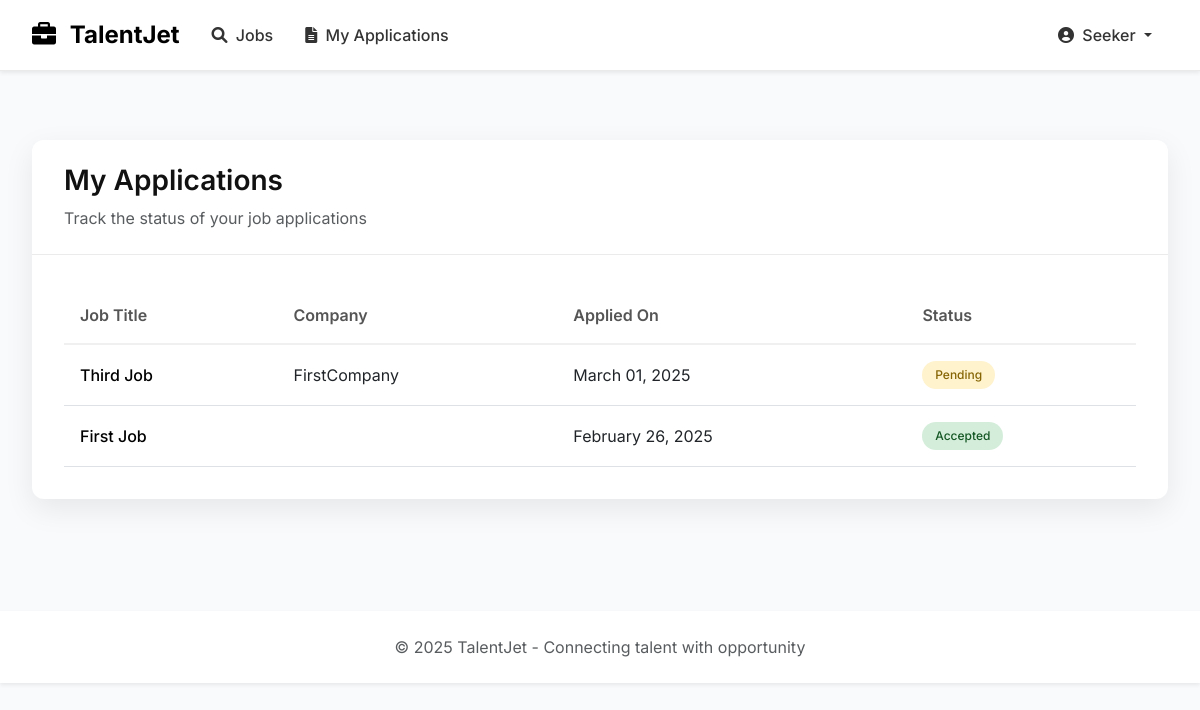
Page /applications/my/ (signed in) on the committed database.
### users/models.py (models this page shows, shortened)
class CustomUser(AbstractUser):
    ROLE_CHOICES = (
        ('job_seeker', 'Job Seeker'),
        ('recruiter', 'Recruiter'),
    )
    role = models.CharField(max_length=20, choices=ROLE_CHOICES, default='job_seeker')
    company = models.CharField(max_length=100, blank=True, null=True)  # Company for recruiters
    experience = models.TextField(blank=True, null=True)  # Experience for job seekers
    company_name = models.CharField(max_length=255, blank=True)
    company_website = models.URLField(blank=True)
    company_description = models.TextField(blank=True)
    company_size = models.CharField(max_length=50, blank=True)
    company_industry = models.CharField(max_length=100, blank=True)
    company_logo = models.ImageField(upload_to='company_logos/', blank=True, null=True)

### applications/models.py (models this page shows, shortened)
class Application(models.Model):
    STATUS_CHOICES = (
        ('pending', 'Pending'),
        ('accepted', 'Accepted'),
        ('rejected', 'Rejected'),
    )
    job = models.ForeignKey(Job, on_delete=models.CASCADE, related_name='applications')
    applicant = models.ForeignKey(settings.AUTH_USER_MODEL, on_delete=models.CASCADE, related_name='applications')
    applied_at = models.DateTimeField(default=timezone.now)
    status = models.CharField(max_length=10, choices=STATUS_CHOICES, default='pending')
    class Meta:
        ordering = ['-applied_at']
        unique_together = ['job', 'applicant']  # Prevent duplicate applications

### jobs/models.py (models this page shows, shortened)
class Job(models.Model):
    JOB_TYPES = (
        ('full_time', 'Full Time'),
        ('part_time', 'Part Time'),
        ('contract', 'Contract'),
    )
    EXPERIENCE_LEVELS = (
        ('entry', 'Entry Level'),
        ('mid', 'Mid Level'),
        ('senior', 'Senior Level'),
    )
    title = models.CharField(max_length=255)
    company = models.CharField(max_length=255, blank=True, default="")
    description = models.TextField()
    location = models.CharField(max_length=100, blank=True)
    experience_level = models.CharField(max_length=20, choices=EXPERIENCE_LEVELS, default='entry')
    job_type = models.CharField(max_length=20, choices=JOB_TYPES, default='full_time')
    salary = models.CharField(max_length=100, blank=True, help_text="E.g., $50K-$70K or Competitive")
    posted_at = models.DateTimeField(auto_now_add=True)
    recruiter = models.ForeignKey(CustomUser, on_delete=models.CASCADE, related_name='posted_jobs')
    required_skills = models.CharField(max_length=255)

### applications/views.py (the view)
# urls.py: path('my/', views.my_applications, name='my_applications'),
@login_required
def my_applications(request):
    if request.user.role != 'job_seeker':
        messages.error(request, "You don't have permission to view this page.")
        return redirect('home')
    applications = Application.objects.filter(
        applicant=request.user
    ).select_related('job').order_by('-applied_at')
    context = {
        'applications': applications
    }
    return render(request, 'applications/my_applications.html', context)

### templates/applications/my_applications.html (shortened to what this page needs)
{% extends 'base.html' %}
{% load static %}
{% block extra_css %}
<link rel="stylesheet" href="{% static 'css/monochrome.css' %}">
{% endblock %}
{% block content %}
<div class="page-container">
    <div class="applications-card card">
        <div class="card-header">
            <h2 class="card-title">My Applications</h2>
            <p class="text-muted mb-0 mt-2">Track the status of your job applications</p>
        </div>
        <div class="card-body">
            {% if applications %}
                <div class="table-responsive">
                    <table class="table">
                        <thead>
                            <tr>
                                <th>Job Title</th>
                                <th>Company</th>
                                <th>Applied On</th>
                                <th>Status</th>
                            </tr>
                        </thead>
                        <tbody>
                            {% for application in applications %}
                                <tr class="table-row delay-{{ forloop.counter0|add:1|divisibleby:6|yesno:'6,_' }}{{ forloop.counter0|add:1|divisibleby:5|yesno:'5,_' }}{{ forloop.counter0|add:1|divisibleby:4|yesno:'4,_' }}{{ forloop.counter0|add:1|divisibleby:3|yesno:'3,_' }}{{ forloop.counter0|add:1|divisibleby:2|yesno:'2,_' }}{{ forloop.counter0|add:1|divisibleby:1|yesno:'1,_' }}">
                                    <td><a href="{% url 'job_detail' application.job.pk %}" class="job-link">{{ application.job.title }}</a></td>
                                    <td class="company-name">{{ application.job.company }}</td>
                                    <td class="apply-date">{{ application.applied_at|date:"F d, Y" }}</td>
                                    <td>
                                        {% if application.status == 'pending' %}
                                            <span class="badge bg-warning">Pending</span>
                                        {% elif application.status == 'accepted' %}
                                            <span class="badge bg-success">Accepted</span>
                                        {% elif application.status == 'rejected' %}
                                            <span class="badge bg-danger">Rejected</span>
                                        {% endif %}
                                    </td>
                                </tr>
                            {% endfor %}
                        </tbody>
                    </table>
                </div>
            {% endif %}
        </div>
    </div>
</div>
{% endblock %}

### templates/base.html (shortened to what this page needs)
{% load static %}
<!DOCTYPE html>
<html lang="en">
<head>
    <link href="https://cdn.jsdelivr.net/npm/bootstrap@5.3.0/dist/css/bootstrap.min.css" rel="stylesheet">
    <link rel="stylesheet" href="https://cdnjs.cloudflare.com/ajax/libs/font-awesome/6.0.0/css/all.min.css">
    <link rel="stylesheet" href="{% static 'css/main.css' %}">
    {% block extra_css %}{% endblock %}
    <link rel="stylesheet" href="{% static 'css/navbar-monochrome.css' %}">
</head>
<body>
    <nav class="navbar navbar-expand-lg navbar-light bg-white shadow-sm fixed-top"
         style="display:block !important; visibility:visible !important; opacity:1 !important; position:fixed !important;">
        <div class="container">
            <a class="navbar-brand" href="{% url 'home' %}">
                <i class="fas fa-briefcase text-black me-2"></i>
                TalentJet
            </a>
            <div class="collapse navbar-collapse" id="navbarNav">
                <ul class="navbar-nav me-auto">
                    <li class="nav-item">
                        <a class="nav-link" href="{% url 'job_list' %}">
                            <i class="fas fa-search me-1"></i> Jobs
                        </a>
                    </li>
                    {% if user.is_authenticated %}
                        {% if user.role == 'recruiter' %}
                            <li class="nav-item">
                                <a class="nav-link" href="{% url 'create_job' %}">
                                    <i class="fas fa-plus-circle me-1"></i> Post Job
                                </a>
                            </li>
                            <li class="nav-item">
                                <a class="nav-link" href="{% url 'manage_applications' %}">
                                    <i class="fas fa-clipboard-list me-1"></i> Applications
                                </a>
                            </li>
                        {% elif user.role == 'job_seeker' %}
                            <li class="nav-item">
                                <a class="nav-link" href="{% url 'my_applications' %}">
                                    <i class="fas fa-file-alt me-1"></i> My Applications
                                </a>
                            </li>
                        {% endif %}
                    {% endif %}
                </ul>
                <ul class="navbar-nav">
                    {% if user.is_authenticated %}
                        <li class="nav-item dropdown">
                            <a class="nav-link dropdown-toggle" href="#" id="userDropdown" role="button" data-bs-toggle="dropdown">
                                <i class="fas fa-user-circle me-1"></i> {{ user.username }}
                            </a>
                        </li>
                    {% endif %}
                </ul>
            </div>
        </div>
    </nav>
    <main>
        {% block content %}{% endblock %}
    </main>
    <footer class="bg-white py-4 shadow-sm mt-5">
        <div class="container">
            <div class="text-center text-muted">
                <p class="mb-0">© 2025 TalentJet - Connecting talent with opportunity</p>
            </div>
        </div>
    </footer>
</body>
</html>

### static/css/main.css (style rules this page uses)
:root { --primary: #2563eb; --primary-dark: #1e40af; --secondary: #64748b; --success: #10b981; --danger: #ef4444; --warning: #f59e0b; --surface: #ffffff; --background: #f8fafc; --text: #1e293b; --text-light: #64748b; --radius-sm: 4px; --radius-md: 8px; --radius-lg: 16px; --shadow-sm: 0 1px 2px rgba(0, 0, 0, 0.05); --shadow-md: 0 4px 6px -1px rgba(0, 0, 0, 0.1); --shadow-lg: 0 10px 15px -3px rgba(0, 0, 0, 0.1); }
* { margin: 0; padding: 0; box-sizing: border-box; }
body { font-family: 'Inter', -apple-system, BlinkMacSystemFont, sans-serif; line-height: 1.5; color: var(--text); background: var(--background); }
.container { width: 100%; max-width: 1200px; margin: 0 auto; padding: 0 1rem; }
.card { background: var(--surface); border-radius: var(--radius-lg); box-shadow: var(--shadow-md); transition: transform 0.2s ease, box-shadow 0.2s ease; overflow: hidden; }
.card-header { padding: 1.5rem; border-bottom: 1px solid #e2e8f0; }
.card-body { padding: 1.5rem; }
.nav-link { color: var(--text); text-decoration: none; font-weight: 500; transition: color 0.2s ease; }
.text-center { text-align: center; }
.mt-2 { margin-top: 0.5rem; }

### static/css/monochrome.css (style rules this page uses)
:root { --mono-dark: #121212; --mono-medium-dark: #1e1e1e; --mono-medium: #2d2d2d; --mono-light: #f8f8f8; --mono-accent: #e0e0e0; --primary-color: #000; --secondary-color: #333; --text-color: #111; --text-muted: #555; --light-bg: #f9f9f9; --border-color: #ddd; --box-shadow: 0 10px 30px rgba(0,0,0,0.08); --hover-shadow: 0 15px 35px rgba(0,0,0,0.15); --focus-shadow: 0 0 0 3px rgba(0,0,0,0.08); }
body { color: var(--text-color); font-family: 'Inter', -apple-system, BlinkMacSystemFont, 'Segoe UI', Roboto, Oxygen, Ubuntu, Cantarell, 'Open Sans', 'Helvetica Neue', sans-serif; }
.card { background-color: white; border: none; border-radius: 12px; overflow: hidden; transition: transform 0.3s ease, box-shadow 0.3s ease; box-shadow: var(--box-shadow); }
.card-title { font-weight: 700; font-size: 1.5rem; color: var(--mono-dark); }
footer { background-color: var(--light-bg); }

### static/css/navbar-monochrome.css (style rules this page uses)
.navbar { background-color: white; border-bottom: 1px solid #eaeaea; padding: 0.75rem 1rem; opacity: 1 !important; visibility: visible !important; transform: translateY(0) !important; transition: box-shadow 0.3s ease; }
.navbar-brand { font-weight: 700; font-size: 1.5rem; color: #000; }
.navbar-light .navbar-nav .nav-link { color: #333; font-weight: 500; padding: 0.5rem 1rem; transition: all 0.3s ease; }

### templates/base.html (style rules this page uses)
body { padding-top: 60px; }
.navbar { box-shadow: 0 2px 10px rgba(0,0,0,0.1); z-index: 1030; opacity: 1 !important; transform: translateY(0) !important; transition: box-shadow 0.3s ease !important; }
.container-fluid, .container { padding-top: 1rem; }
.navbar-brand { font-weight: 700; color: #000 !important; }
.navbar-light .navbar-nav .nav-link { color: rgba(0,0,0,0.7); }
.navbar { display: block !important; visibility: visible !important; opacity: 1 !important; position: fixed !important; top: 0 !important; left: 0 !important; right: 0 !important; z-index: 1030 !important; background-color: #fff !important; box-shadow: 0 2px 10px rgba(0,0,0,0.1); }

### templates/applications/my_applications.html (style rules this page uses)
.page-container { max-width: 1200px; margin: 0 auto; padding: 2rem; margin-top: 3rem; }
.applications-card { border: none; box-shadow: 0 10px 30px rgba(0,0,0,0.08); border-radius: 12px; overflow: hidden; transition: transform 0.3s ease, box-shadow 0.3s ease; background-color: #fff; margin-bottom: 2rem; }
.card-header { background-color: #fff; border-bottom: 1px solid rgba(0,0,0,0.08); padding: 1.5rem 2rem; }
.card-title { font-size: 1.75rem; font-weight: 600; margin: 0; color: #111; }
.card-body { padding: 2rem; }
.table { margin-bottom: 0; }
.table th { border-top: none; border-bottom: 2px solid #f0f0f0; color: #555; font-weight: 600; padding: 1rem; }
.table td { padding: 1rem; vertical-align: middle; border-top: 1px solid #f0f0f0; }
.table tr { transition: all 0.2s ease; }
.table-row { opacity: 0; animation: fadeIn 0.6s ease forwards; }
.badge { padding: 0.5rem 0.8rem; font-weight: 500; border-radius: 30px; }
.badge.bg-warning { background-color: #fff3cd !important; color: #856404 !important; }
.badge.bg-success { background-color: #d4edda !important; color: #155724 !important; }
.job-link { color: #000; text-decoration: none; font-weight: 500; transition: all 0.2s ease; }
.company-name { color: #555; }
.apply-date { color: #777; }

### rows in the picture
CustomUser: username "Seeker"
Application: job "Third Job", job.company "FirstCompany", applied_at "March 01, 2025", status "Pending"
Application: job "First Job", applied_at "February 26, 2025", status "Accepted"
